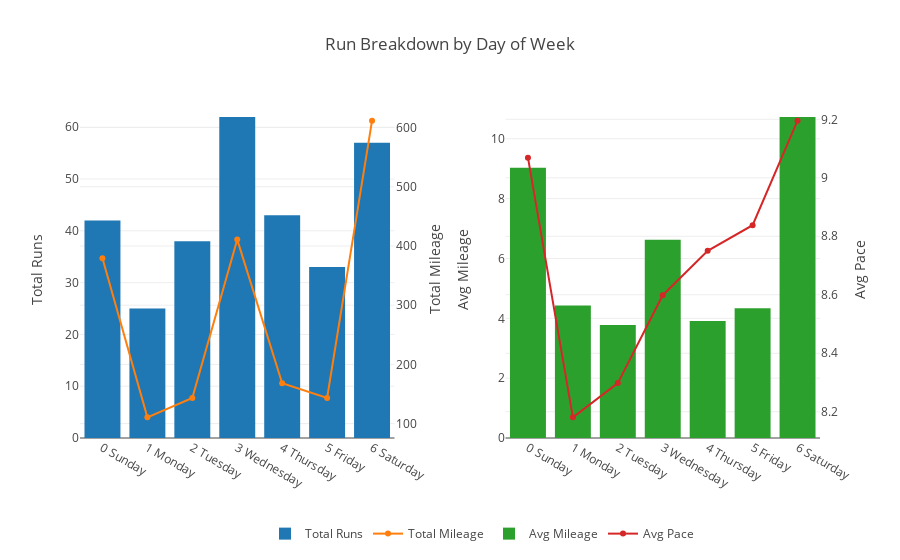

The notebook cell saved with this chart:
### Code cell
iplot(fig)

### Figure 1 — Plotly figure (JSON) as saved in the notebook; plotly's stock layout.template omitted (floating-point values rounded to 4 significant figures)
{"data": [{"name": "Total Runs", "type": "bar", "uid": "74969e8e-8b7f-474c-ad1b-d69dbe4a3980", "x": ["0 Sunday   ", "1 Monday   ", "2 Tuesday  ", "3 Wednesday", "4 Thursday ", "5 Friday   ", "6 Saturday "], "xaxis": "x", "y": [42, 25, 38, 62, 43, 33, 57], "yaxis": "y"}, {"name": "Total Mileage", "type": "scatter", "uid": "07bade0d-9072-40f0-be59-6bd087cc62f6", "x": ["0 Sunday   ", "1 Monday   ", "2 Tuesday  ", "3 Wednesday", "4 Thursday ", "5 Friday   ", "6 Saturday "], "xaxis": "x", "y": [379.4, 110.6, 143.3, 410.8, 168.2, 143.2, 611.6], "yaxis": "y3"}, {"name": "Avg Mileage", "type": "bar", "uid": "fd5bf199-7804-4844-900f-6b6139095d41", "x": ["0 Sunday   ", "1 Monday   ", "2 Tuesday  ", "3 Wednesday", "4 Thursday ", "5 Friday   ", "6 Saturday "], "xaxis": "x2", "y": [9.033, 4.424, 3.772, 6.625, 3.912, 4.34, 10.73], "yaxis": "y2"}, {"name": "Avg Pace", "type": "scatter", "uid": "4485cbf6-82da-46c3-b7de-22ed9d42fa71", "x": ["0 Sunday   ", "1 Monday   ", "2 Tuesday  ", "3 Wednesday", "4 Thursday ", "5 Friday   ", "6 Saturday "], "xaxis": "x2", "y": [9.069, 8.181, 8.298, 8.599, 8.75, 8.838, 9.196], "yaxis": "y4"}], "layout": {"legend": {"orientation": "h", "x": 0.25, "y": -0.24}, "title": {"text": "Run Breakdown by Day of Week"}, "xaxis": {"anchor": "y", "domain": [0, 0.425]}, "xaxis2": {"anchor": "y2", "domain": [0.575, 1]}, "yaxis": {"anchor": "x", "domain": [0, 1], "title": {"text": "Total Runs"}}, "yaxis2": {"anchor": "x2", "domain": [0, 1], "title": {"text": "Avg Mileage"}}, "yaxis3": {"anchor": "x", "overlaying": "y", "side": "right", "title": {"text": "Total Mileage"}}, "yaxis4": {"anchor": "x2", "overlaying": "y2", "side": "right", "title": {"text": "Avg Pace"}}}}
